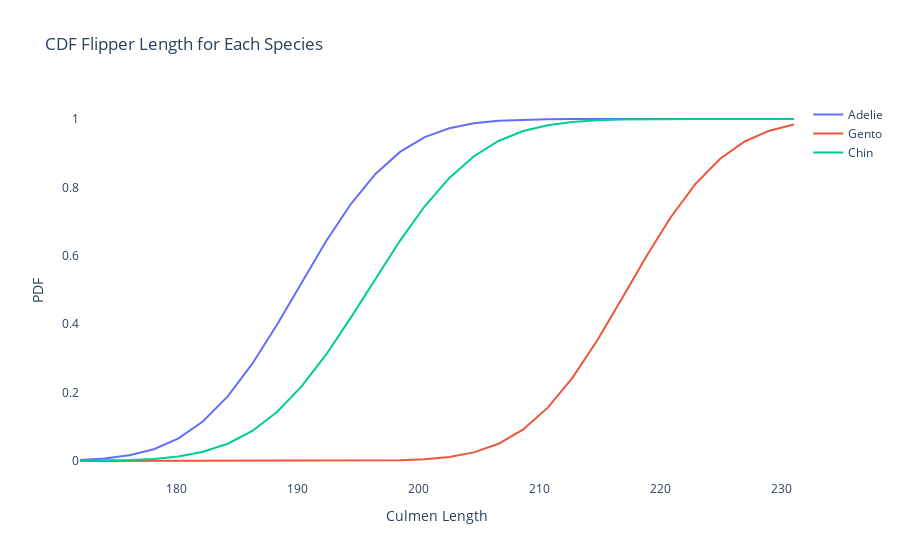

Notebook code cell kept with this figure:
### Code cell
fig = go.Figure()

fig.add_trace(
    go.Line(
        x=adelie_series.index,
        y=adelie_series,
        mode='lines',
        name='Adelie'
    )
)

fig.add_trace(
    go.Line(
        x=gentoo_series.index,
        y=gentoo_series,
        mode='lines',
        name='Gento'
    )
)

fig.add_trace(
    go.Line(
        x=chin_series.index,
        y=chin_series,
        mode='lines',
        name='Chin'
    )
)

fig.update_layout(
    plot_bgcolor='rgba(0,0,0,0)',
    title='CDF Flipper Length for Each Species',
    xaxis_title='Culmen Length',
    yaxis_title='PDF'
)
